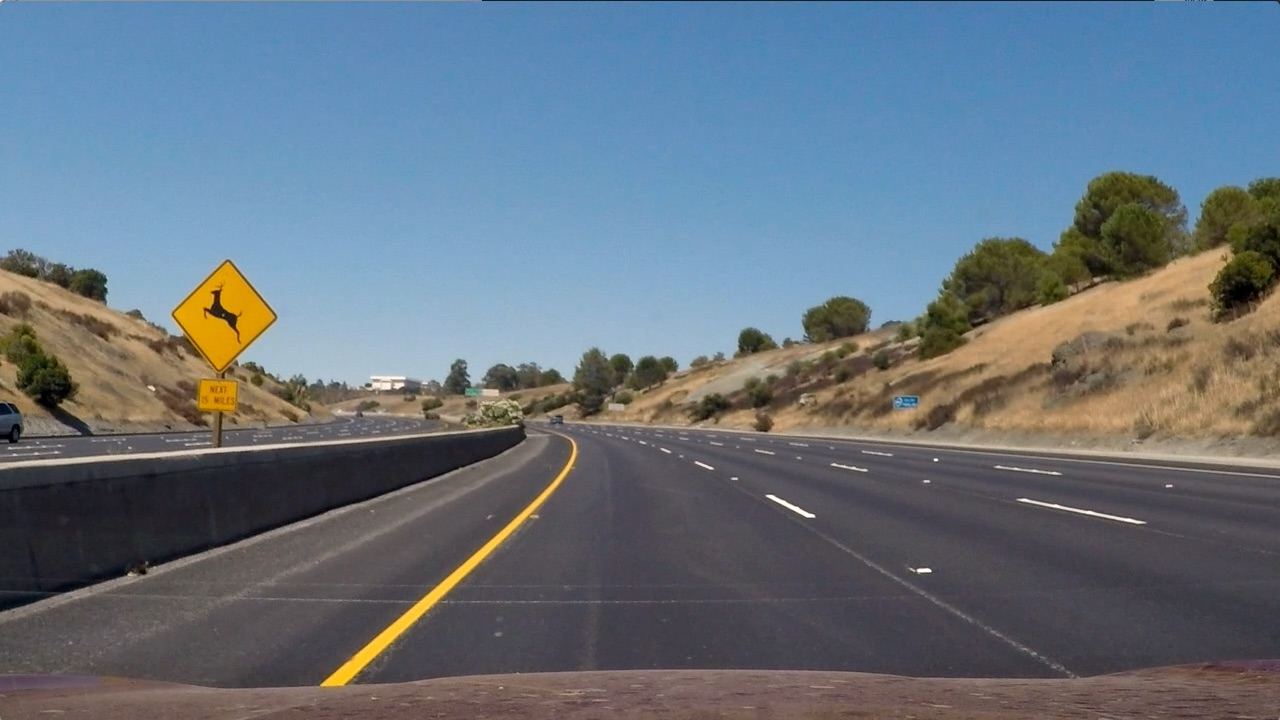
#> input picture cv/src/resources/curve_1.jpg, 1280 x 720 px, given in place of test2.mp4, which was not available
$ python lanes_straight_recognition.py
#> lines starting #> are read from the running program, lines starting #| are printed output that depends on the picture; after the words box and inside, x2 and y2 are one past the last pixel; in counts of white or black regions, pixels touching at a corner belong together; pictures that were not available may be replaced by others from this repository, and a replacement may not be noted
import time
from statistics import mean

import cv2
import numpy as np


def canny(image):
    grey = cv2.cvtColor(image, cv2.COLOR_RGB2GRAY)
    blur = cv2.GaussianBlur(grey, (5, 5), 0)  # Reduce noise
    # low and high threshold, rejected if below low, accepted only if close to hard edge if between high and low
    return cv2.Canny(blur, 50, 150)


def region_of_interest(image):
    height: int = image.shape[0]
    # Only this triangle contains the road... is this a smart concept (what about curves) ???
    polygons = np.array([
        [(200, height), (1100, height), (550, 250)]
    ])
    mask = np.zeros_like(image)
    cv2.fillPoly(mask, polygons, 255)
    masked_image = cv2.bitwise_and(image, mask)
    return masked_image


def average_slope_intercept(image, lines):
    left_fit = []
    right_fit = []
    for line in lines:
        x1, y1, x2, y2 = line.reshape(4)
        parameters = np.polyfit((x1, x2), (y1, y2), 1)
        slope = parameters[0]
        intercept = parameters[1]
        if slope < 0:
            left_fit.append((slope, intercept))
        else:
            right_fit.append((slope, intercept))
    left_fit_average = np.average(left_fit, axis=0)
    right_fit_average = np.average(right_fit, axis=0)
    try:
        left_line = make_coordinates(image, left_fit_average)
    except:
        left_line = np.array([0, 0, 0, 0])
    right_line = make_coordinates(image, right_fit_average)
    return np.array([left_line, right_line])


def make_coordinates(image, line_parameters):
    slope, intercept = line_parameters
    y1 = image.shape[0]
    y2 = int(y1*(3/5))
    x1 = int((y1 - intercept) / slope)
    x2 = int((y2 - intercept) / slope)
    return np.array([x1, y1, x2, y2])


def display_lines(image, lines, rgb):
    if lines is not None:
        for line in lines:
            x1, y1, x2, y2 = line.reshape(4)
            cv2.line(line_image, (x1, y1), (x2, y2), rgb, 10)
    return line_image


# [10 lines of commented-out code are left out]

global_start = time.time()
intermediate = time.time()
frames = 0
times_retrieved_img = []
times_preprocessed = []
times_calculated_lanes = []
cap = cv2.VideoCapture("resources/test2.mp4")
while cap.isOpened():
    start = time.time()
    _, frame = cap.read()
#> frame is the input picture: shape (720, 1280, 3); mean B, G, R 125.5, 114.6, 102.8
    times_retrieved_img.append(int((time.time() - start) * 1000))
    try:
        canny_image = canny(frame)
#> in canny, `return cv2.Canny(blur, 50, 150)`:
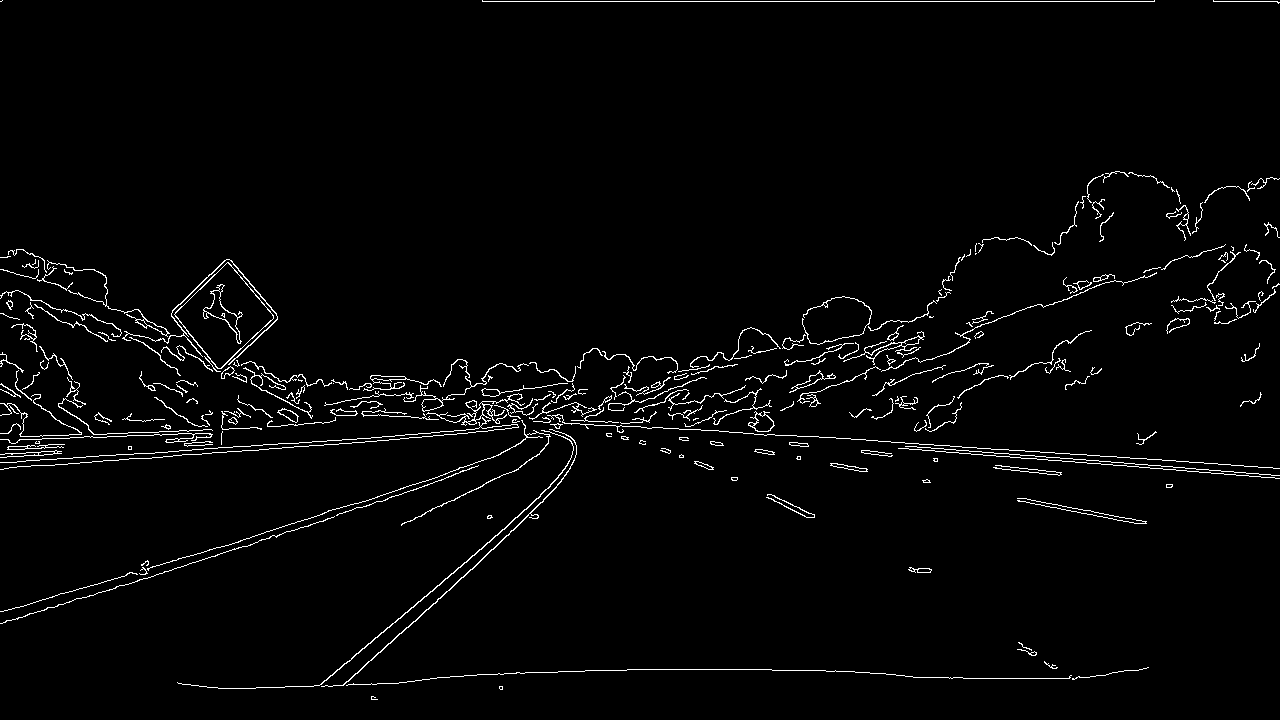
#> returned value: shape (720, 1280); 2.4% white in thin lines or dots
    except:
        break
    cropped_image = region_of_interest(canny_image)
    times_preprocessed.append(int((time.time() - start) * 1000))
    lines = cv2.HoughLinesP(cropped_image, 2, np.pi / 180, 100, np.array([]), minLineLength=30, maxLineGap=5)
#> lines = 31 rows, first 6: [319, 685, 490, 541], [401, 633, 446, 591], [275, 687, 313, 686], [524, 518, 556, 487], [432, 605, 482, 559], [604, 425, 640, 426]
    average_lines = average_slope_intercept(frame, lines)
#> the loop in average_slope_intercept, `for line in lines:` made 31 passes
#> (x1, y1, x2, y2, slope, intercept) on passes 1 to 8: (319, 685, 490, 541, -0.842, 953.6), (401, 633, 446, 591, -0.933, 1007.3), (275, 687, 313, 686, -0.0263, 694.2), (524, 518, 556, 487, -0.969, 1025.6), (432, 605, 482, 559, -0.92, 1002.4), (604, 425, 640, 426, 0.0278, 408.2), (678, 669, 734, 669, 3.16e-15, 669), (793, 670, 869, 672, 0.0263, 649.1)
#> after the loop in average_slope_intercept, `for line in lines:`: left_fit = 23 items, first 6: (-0.842, 953.6), (-0.933, 1007.3), (-0.0263, 694.2), (-0.969, 1025.6), (-0.92, 1002.4), (-0.5, 725.5); right_fit = [(0.0278, 408.2), (3.16e-15, 669), (0.0263, 649.1), (0.0256, 653.6), (0.0615, 386.7), (2.6e-16, 401), (0.476, 132.2), (0.467, 135.1)]
#> in average_slope_intercept, `left_fit_average = np.average(left_fit, axis=0)`: left_fit_average = [-0.494, 767.8]
#> in average_slope_intercept, `right_fit_average = np.average(right_fit, axis=0)`: right_fit_average = [0.136, 429.4]
#> in make_coordinates, `slope, intercept = line_parameters`: slope = -0.494; intercept = 767.8
#> in make_coordinates, `x1 = int((y1 - intercept) / slope)`: x1 = 96
#> in make_coordinates, `x2 = int((y2 - intercept) / slope)`: x2 = 679
#> in average_slope_intercept, `left_line = make_coordinates(image, left_fit_average)`: left_line = [96, 720, 679, 432]
#> in average_slope_intercept, `right_line = make_coordinates(image, right_fit_average)`: right_line = [2144, 720, 19, 432]
#> average_lines = [[96, 720, 679, 432], [2144, 720, 19, 432]]
    times_calculated_lanes.append(int((time.time() - start) * 1000))
    line_image = np.zeros_like(frame)
    line_image = display_lines(line_image, lines, (0, 225, 0))
#> the loop in display_lines, `for line in lines:` made 31 passes
#> after the loop in display_lines, `for line in lines:`:
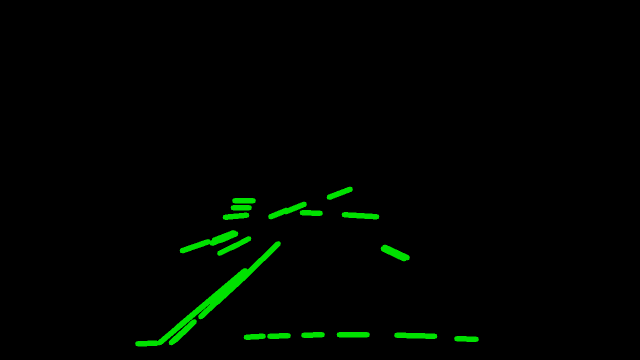
#> line_image: shape (720, 1280, 3) (shown at 1/2 size); mean of channels 0, 1, 2 0, 4.2, 0; drawn as B, G, R
    line_image = display_lines(line_image, average_lines, (225, 0, 0))
#> call 2 of display_lines, with lines = array of shape (2, 4), rgb = (225, 0, 0)
#> the loop in display_lines (call 2), `for line in lines:` made 2 passes
#> after the loop in display_lines (call 2), `for line in lines:`:
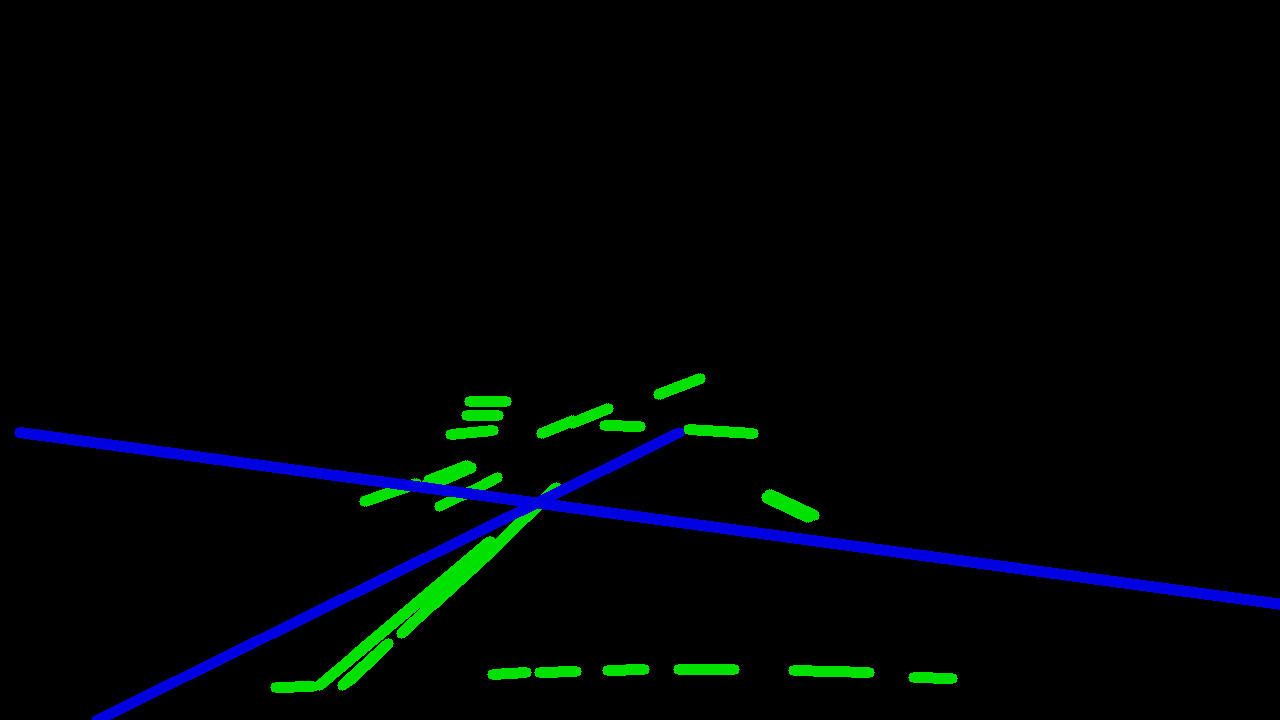
#> line_image: shape (720, 1280, 3); 2.27% of pixels changed, all inside (x1, y1, x2, y2) = (14, 427, 1280, 720); drawn as B, G, R
    combo_image = cv2.addWeighted(frame, 0.8, line_image, 1, 1)
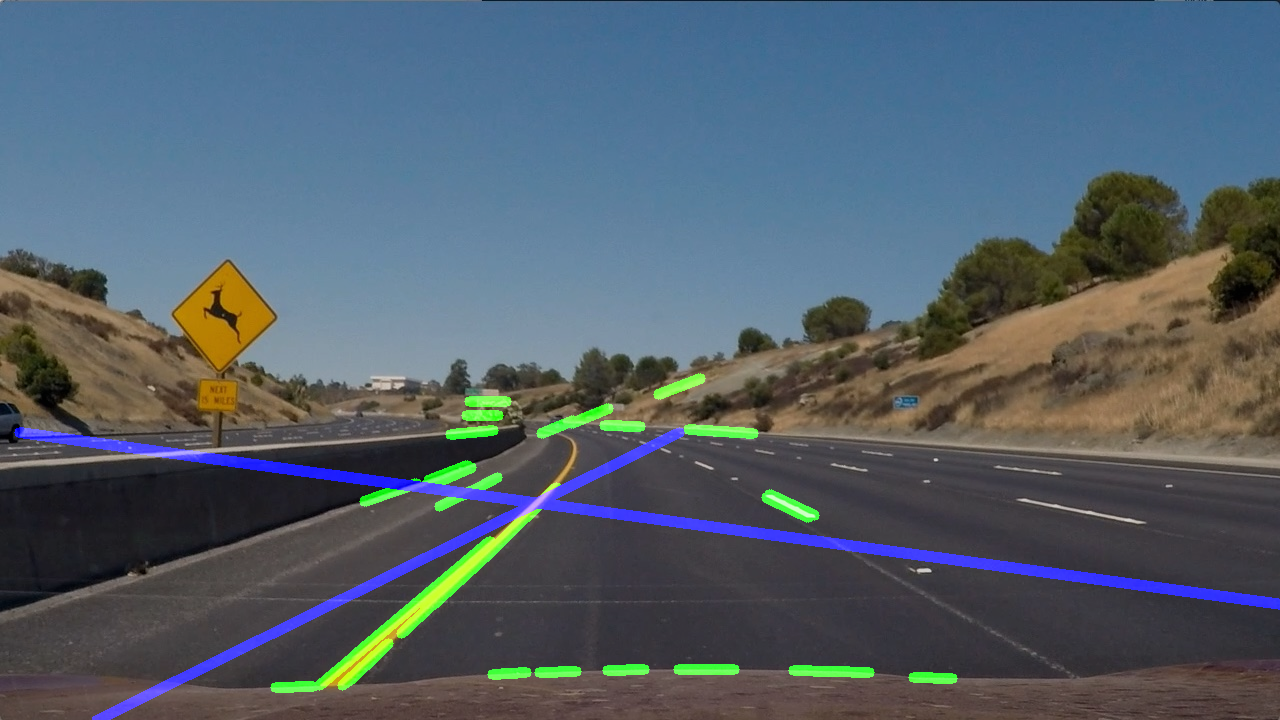
#> combo_image: shape (720, 1280, 3); mean B, G, R 105.6, 95.5, 83.2
    # cv2.imshow('result', combo_image)
    if cv2.waitKey(1) & 0xFF == ord('q'):
#> (key q is pressed here)
        break
    print(int((time.time() - start) * 1000), "ms. Intermediate ", int((time.time() - intermediate) * 1000), "ms")
    intermediate = time.time()
    frames += 1

print("It took: ", int((time.time() - global_start) * 1000), "ms. Frames: ", frames)

print("Retrieved image after:", mean(times_retrieved_img), "ms")
print("Preprocessed after:", mean(times_preprocessed), "ms")
print("Calculated lanes after:", mean(times_calculated_lanes), "ms")

cap.release()
cv2.destroyAllWindows()

$ run again, on cv/src/resources/light_curve_2.jpg
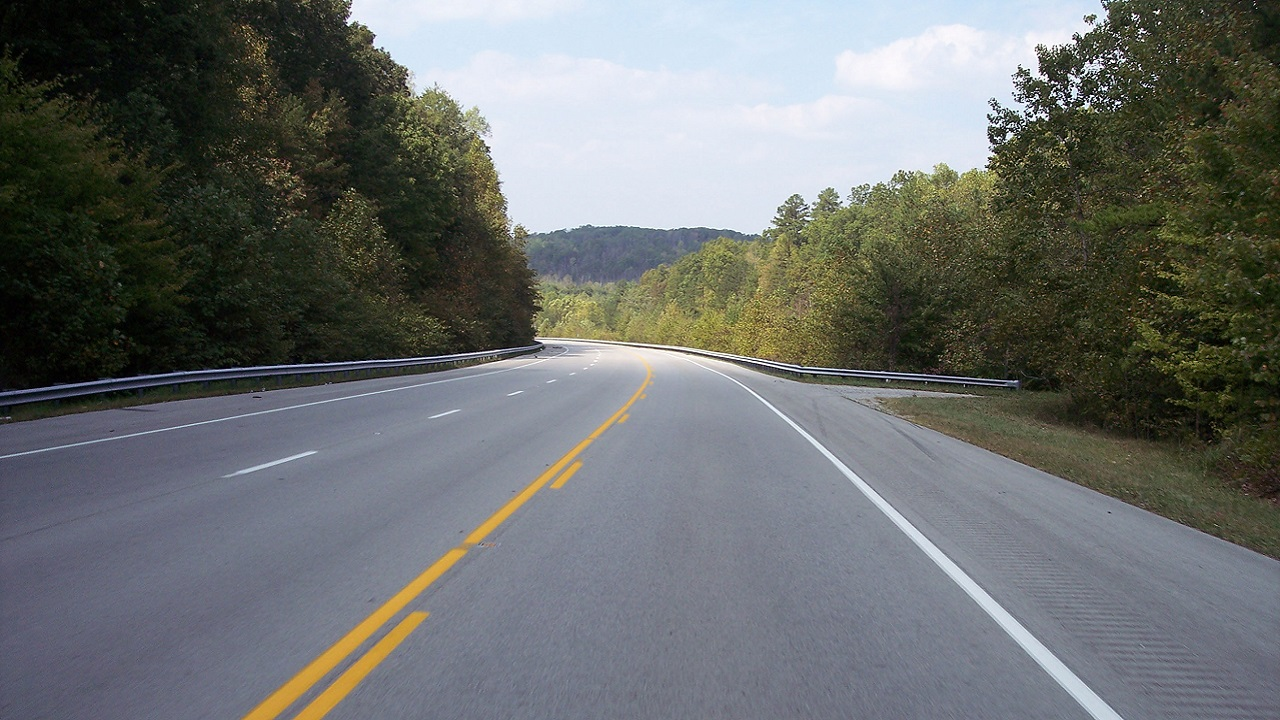
#> input picture cv/src/resources/light_curve_2.jpg, 1280 x 720 px, given in place of test2.mp4, which was not available
#> frame is the input picture: shape (720, 1280, 3); mean B, G, R 108.9, 110, 106.6
#> mask: shape (720, 1280); 23% white; 1 white region, box (x1, y1, x2, y2) and area: (200, 250, 1100, 720) 211775
#> masked_image: shape (720, 1280); 0.2% white in thin lines or dots, all inside (x1, y1, x2, y2) = (428, 269, 1095, 720)
#> lines = [[466, 367, 538, 352], [497, 354, 532, 349], [552, 337, 616, 340]]
#> the loop in average_slope_intercept, `for line in lines:` made 3 passes
#> (x1, y1, x2, y2, slope, intercept) on passes 1 to 3: (466, 367, 538, 352, -0.208, 464.1), (497, 354, 532, 349, -0.143, 425), (552, 337, 616, 340, 0.0469, 311.1)
#> after the loop in average_slope_intercept, `for line in lines:`: left_fit = [(-0.208, 464.1), (-0.143, 425)]; right_fit = [(0.0469, 311.1)]
#> left_fit_average = [-0.176, 444.5]
#> right_fit_average = [0.0469, 311.1]
#> in make_coordinates, `slope, intercept = line_parameters`: slope = -0.176; intercept = 444.5
#> in make_coordinates, `x1 = int((y1 - intercept) / slope)`: x1 = -1568
#> in make_coordinates, `x2 = int((y2 - intercept) / slope)`: x2 = 71
#> left_line = [-1568, 720, 71, 432]
#> right_line = [8722, 720, 2578, 432]
#> average_lines = [[-1568, 720, 71, 432], [8722, 720, 2578, 432]]
#> the loop in display_lines, `for line in lines:` made 3 passes
#> the loop in display_lines (call 2), `for line in lines:` made 2 passes
#> after the loop in display_lines (call 2), `for line in lines:`:
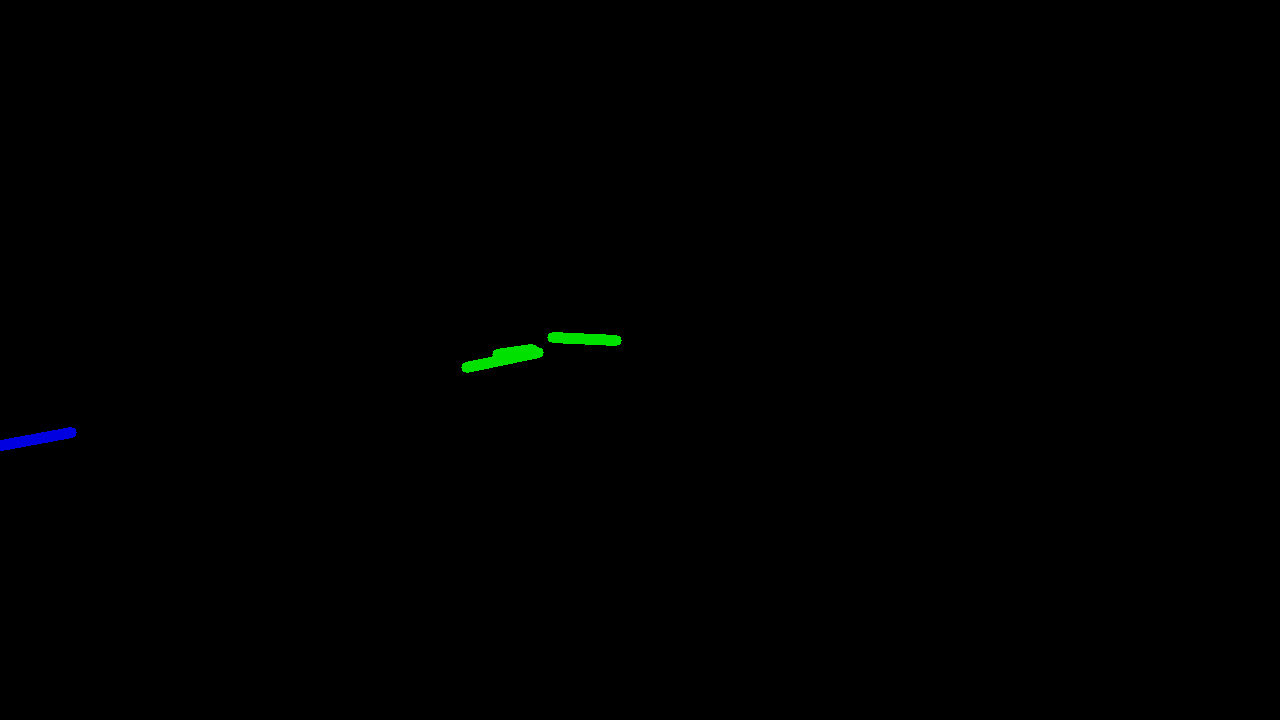
#> line_image: shape (720, 1280, 3); mean of channels 0, 1, 2 0.2, 0.5, 0; drawn as B, G, R
#> `combo_image = cv2.addWeighted(frame, 0.8, line_image, 1, 1)`:
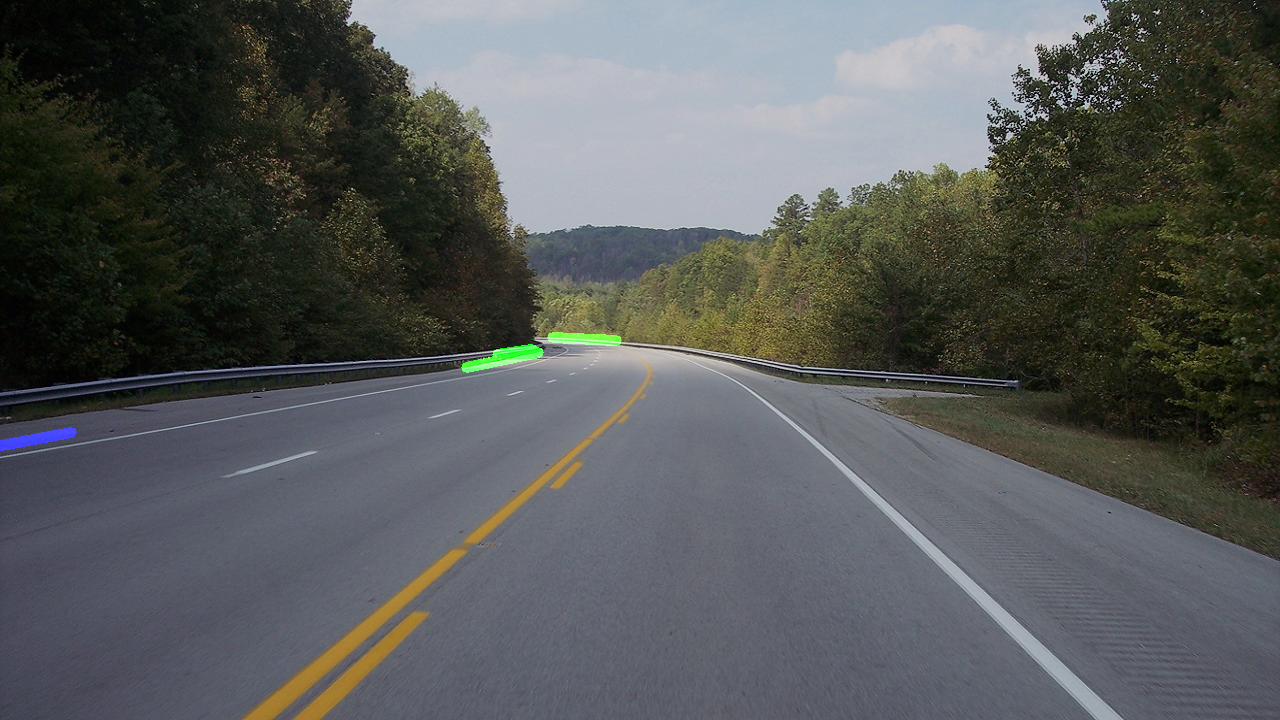
#> combo_image: shape (720, 1280, 3); mean B, G, R 88.3, 89.3, 86.3
